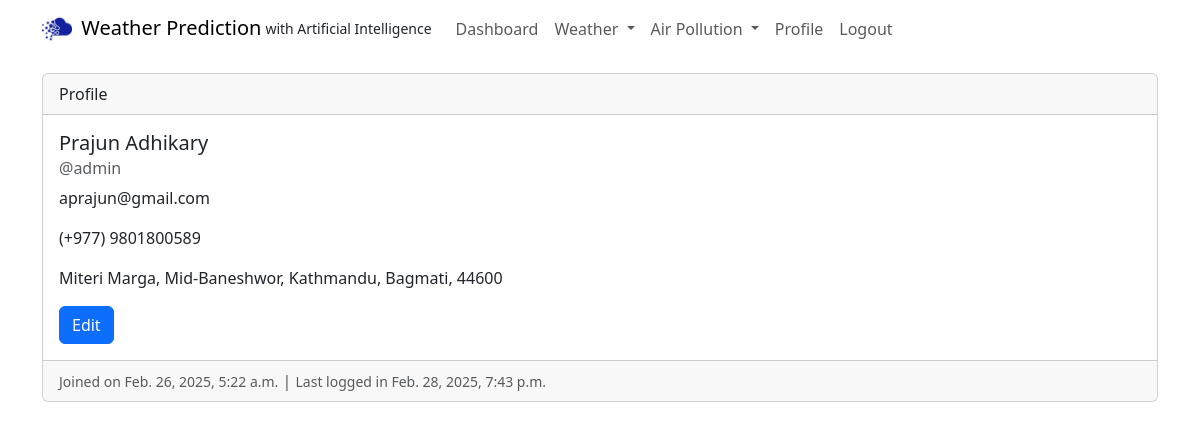
Page /weather_admin/profile (signed in) on the committed database.
### weather_admin/models.py (models this page shows, shortened)
class Profile(models.Model):
    created_at = models.DateTimeField(auto_now_add=True)
    otp = models.CharField(max_length=15)
    phone = models.CharField(max_length=15)
    address =  models.CharField(max_length=100)
    city =  models.CharField(max_length=50)
    state =  models.CharField(max_length=50)
    zipcode =  models.CharField(max_length=20)
    user = models.OneToOneField(
        User,
        on_delete=models.CASCADE,
        primary_key=True,
    )

### weather_admin/views.py (the view)
# urls.py: path('profile', views.profile, name='weather_admin_profile'),
def profile(request):
    if request.user.is_authenticated:
        current_user = User.objects.get(username=request.user)
        current_profile = Profile.objects.get(user=current_user)
        return render(request, 'profile.html', {'current_user':current_user, 'current_profile':current_profile})
    else:
        return render(request, 'login.html', {})

### weather_admin/templates/profile.html
{% extends 'base.html' %}
{% block content %}
<div class="card my-3">
    <div class="card-header">
        Profile
    </div>
    <div class="card-body">
        <h5 class="card-title">{{current_user.first_name}} {{current_user.last_name}}</h5>
        <h6 class="card-subtitle mb-2 text-body-secondary">@{{current_user.username}}</h6>
        <p class="card-text">{{current_user.email}}</p>
        <p class="card-text">(+977) {{current_profile.phone}}</p>
        <p class="card-text">{{current_profile.address}}, {{current_profile.city}}, {{current_profile.state}},
            {{current_profile.zipcode}}</p>
        <a href="{% url 'weather_admin_profile_update' %}" class="btn btn-primary">Edit</a>
    </div>
    <div class="card-footer text-body-secondary">
        <small class="text-body-secondary">Joined on {{current_user.date_joined}}</small> |
        <small class="text-body-secondary text-end">Last logged in
            {{current_user.last_login}}</small>
    </div>
</div>
{% endblock %}

### rows in the picture
Profile: phone "9801800589", address "Miteri Marga, Mid-Baneshwor", city "Kathmandu", state "Bagmati", zipcode "44600"

### other values in the picture
{{ current_user.first_name }} "Prajun"
{{ current_user.last_name }} "Adhikary"
{{ current_user.username }} "admin"
{{ current_user.email }} "aprajun@gmail.com"
{{ current_user.date_joined }} "Feb. 26, 2025, 5:22 a.m."
{{ current_user.last_login }} "Feb. 28, 2025, 7:43 p.m."
